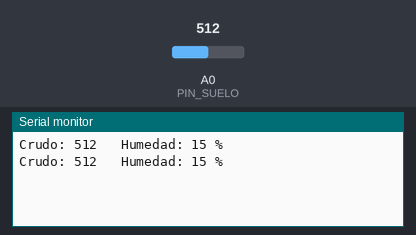
Recording of a sketch running on a simulated Arduino Uno, built with avr-gcc and run on an emulated ATmega328P. Parts: the last lines printed to the serial monitor. The inputs (shaded band) are chosen by the test bench; at power-on: A0 (PIN_SUELO) = 512.

Above: at 1.6 s.
1.7 s: A0 (PIN_SUELO) set to 716
At 1.7 s:
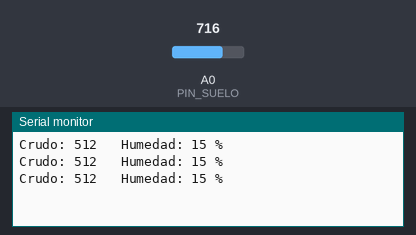
3.2 s: A0 (PIN_SUELO) set to 900
At 3.7 s:
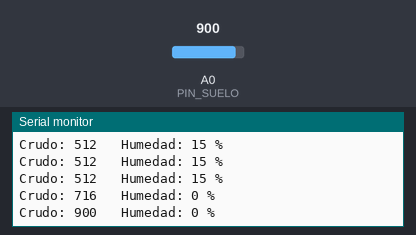
Timing chart, 0 to 6.2 s (numbered marks = the images above; inputs shaded):
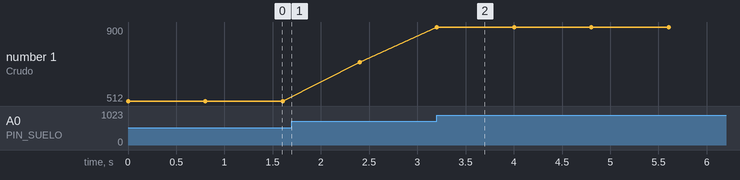

Measured:
- after the input at 3.2 s, the serial monitor: prints a new line at once (image 2)
- plotted number 1: 512 → 716 after the input at 1.7 s, 716 → 900 after the input at 3.2 s

The sketch:

HUMEDAD.ino
```cpp
#define PIN_SUELO A0
#define VAL_SECO 560   // ajustar
#define VAL_AGUA 240   // ajustar
void setup() { Serial.begin(9600); }
void loop() {
  int crudo = analogRead(PIN_SUELO);
  int pct = constrain(map(crudo, VAL_SECO, VAL_AGUA, 0, 100), 0, 100);
  Serial.print("Crudo: "); Serial.print(crudo);
  Serial.print("   Humedad: "); Serial.print(pct); Serial.println(" %");
  delay(800);
}
```
